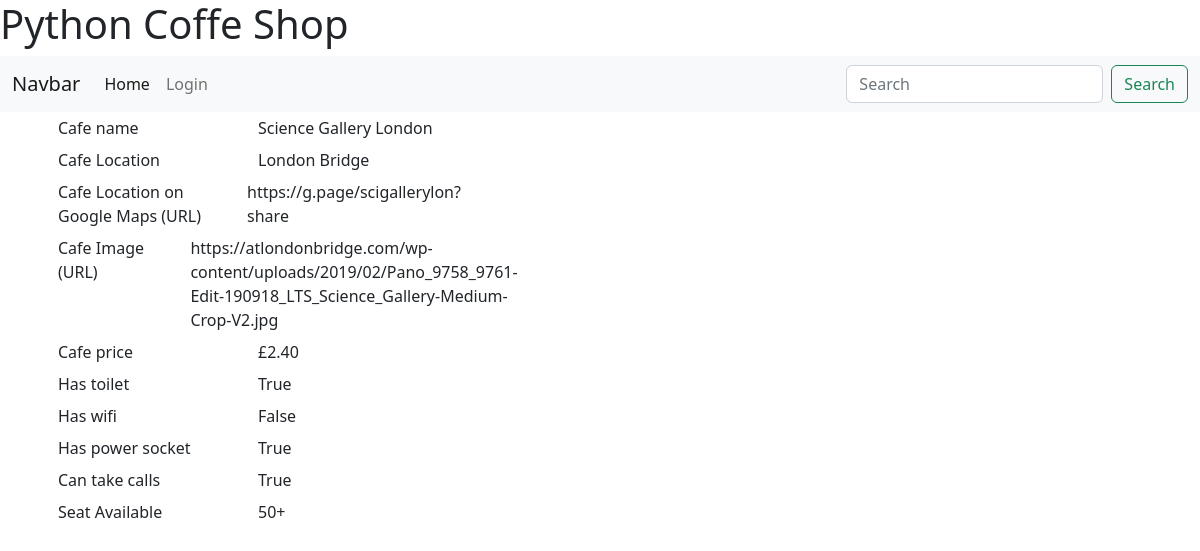
The app's page /show/1 with its own data.
### main.py (models this page shows, shortened)
class Cafe(db.Model):
    id = db.Column(db.Integer, primary_key=True)
    name = db.Column(db.String(250), unique=True, nullable=False)
    location = db.Column(db.String(250), nullable=False)
    map_url = db.Column(db.String(500), nullable=False)
    img_url = db.Column(db.String(500), nullable=False)
    seats = db.Column(db.String(250), nullable=False)
    has_toilet = db.Column(db.Boolean, nullable=False)
    has_wifi = db.Column(db.Boolean, nullable=False)
    has_sockets = db.Column(db.Boolean, nullable=False)
    can_take_calls = db.Column(db.Boolean, nullable=False)
    coffee_price = db.Column(db.String(250), nullable=True)

### main.py (the view)
@app.route("/show/<int:cafe_id>")
def showRecord(cafe_id):
    cafe = db.session.query(Cafe).get(cafe_id)
    if cafe:
        form = CafeForm()
        form.cafe_name.data = cafe.name
        form.location.data = cafe.location
        form.map_url.data = cafe.map_url
        form.img_url.data = cafe.img_url
        form.coffee_price.data = cafe.coffee_price
        form.has_toilet.data = cafe.has_toilet
        form.has_wifi.data = cafe.has_wifi
        form.has_socket.data = cafe.has_sockets
        form.can_take_calls.data = cafe.can_take_calls
        form.seat_available.data = cafe.seats
        return render_template("cafe_detail.html", form=form, cafe_id=cafe_id)
    else:
        return jsonify(error={"Not Found": "Sorry a cafe with that id was not found in the database."}), 404

### main.py
class CafeForm(FlaskForm):
    cafe_name = StringField('Cafe name', validators=[DataRequired(), Length(max=250)])
    location = SelectField('Cafe Location', choices=[
                    "London Bridge", "Peckham", "Bermodsey", "Hackney", "Shoreditch", "Clerkenwell", "Whitechapel",
                    "Bankside", "Barbican", "Shouth Kensington", "Borough"]
                    , validators=[DataRequired(), Length(max=250)])
    map_url = StringField("Cafe Location on Google Maps (URL)", validators=[DataRequired(), URL(), Length(max=500)])
    img_url = StringField("Cafe Image (URL)", validators=[DataRequired(), URL(), Length(max=500)])
    coffee_price = StringField("Cafe price", validators=[DataRequired()])
    has_toilet = BooleanField("Has toilet")
    has_wifi = BooleanField("Has wifi")
    has_socket = BooleanField("Has power socket")
    can_take_calls = BooleanField("Can take calls")
    seat_available = SelectField('Seat Available', choices=[ "0 - 10", "10-20", "20-30", "40-50", "50+"], validators=[DataRequired()])

### templates/cafe_detail.html (shortened to what this page needs)
{% extends 'base.html'  %}
{% block content %}
<form id="myform" action="{{url_for('update')}}" method="post">
{% for item in form %}
        {% if item.type == "CSRFTokenField" or item.type == "HiddenField" %}
            {{item}}
        {% else %}
        <div class="container px-5">
            <div class="row gx-5" style="width:600px">
                <div class="col p-1">{{ item.label }}</div>
                <div class="col p-1">
                {% if current_user.is_authenticated %}
                  {{ item }}
                {% else %}
                  {{ item.data }}
                {% endif %}
                </div>
                <div class="col p-1">
                </div>
            </div>
        </div>
        {% endif %}
{% endfor %}
</form>
{% endblock %}

### templates/base.html (shortened to what this page needs)
<!doctype html>
<html lang="en">
  <head>
    <link href="https://cdn.jsdelivr.net/npm/bootstrap@5.2.1/dist/css/bootstrap.min.css" rel="stylesheet">
    <link href="{{url_for('.static', filename='css/my_web_css.css')}}" rel="stylesheet" >
    <link href="https://site-assets.fontawesome.com/releases/v6.2.0/css/all.css" rel="stylesheet">
    </head>
  <body>
    <h1>Python Coffe Shop</h1>
    {% include "navigation.html" %}
    {% block content %}{% endblock %}
  </body>
</html>

### templates/navigation.html (shortened to what this page needs)
<nav class="navbar navbar-expand-lg bg-light">
  <div class="container-fluid">
    <a class="navbar-brand" href="#">Navbar</a>
    <div class="collapse navbar-collapse" id="navbarSupportedContent">
      <ul class="navbar-nav me-auto mb-2 mb-lg-0">
        <li class="nav-item">
          <a class="nav-link active" aria-current="page" href="{{url_for('home')}}">Home</a>
        </li>
        {% if not current_user.is_authenticated %}
        <li class="nav-item">
          <a class="nav-link" href="{{url_for('login')}}">Login</a>
        </li>
        {% endif %}
      </ul>
      <form class="d-flex" role="search">
        <input class="form-control me-2" type="search" placeholder="Search" aria-label="Search">
        <button class="btn btn-outline-success" type="submit">Search</button>
      </form>
    </div>
  </div>
</nav>

### records on screen
Cafe: data "Science Gallery London" "London Bridge" "https://g.page/scigallerylon?share" "https://atlondonbridge.com/wp-content/uploads/2019/02/Pano_9758_9761-Edit-190918_LTS_Science_Gallery-Medium-Crop-V2.jpg" "£2.40" "50+"

### other values on screen
{{ item.label }} "Cafe name" "Cafe Location" "Cafe Location on Google Maps (URL)" "Cafe Image (URL)" "Cafe price" "Has toilet" "Has wifi" "Has power socket" "Can take calls" "Seat Available"
{{ item.data }} "True" "False" "True" "True"
